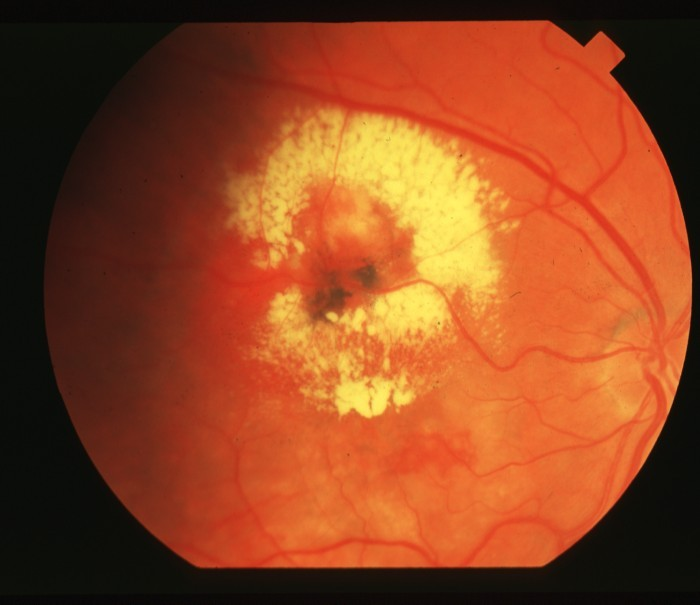
%> input picture Database/11.jpg, 700 x 605 px, given in place of img2.bmp, which was not available
$ octave disc1.m   (GNU Octave 9; MATLAB toolbox functions it lacks are replaced by stand-ins)
%> lines starting %> are read from the running program, lines starting %| are printed output that depends on the picture; in (x1, y1, x2, y2) boxes, pixels count from 0 and x2, y2 are one past the last pixel; in counts of white or black regions, pixels touching at a corner belong together; the program's own positions count from 1; pictures that were not available may be replaced by others from this repository, and a replacement may not be noted
%%%%%%%%%%%%%%%%%%% optic disc detection%%%%%%%%%%%%%%%%%%%%%
a=imread('img2.bmp');
%> a is the input picture: size 605x700x3 uint8; mean R, G, B 142.8, 69.3, 33.6
b=imresize(a,[768 576]);
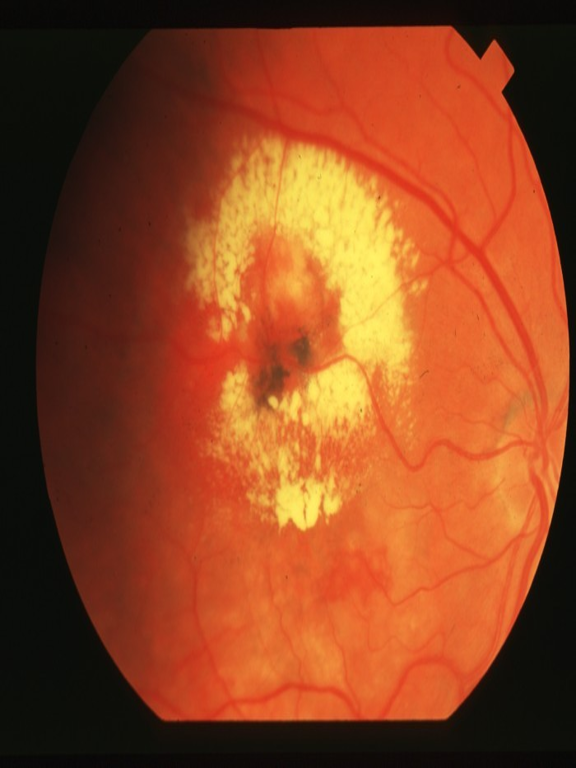
%> b: size 768x576x3 uint8; mean R, G, B 142.8, 69.3, 33.6
figure,
imshow(b);
title('Original image');
input=b(:,:,2);
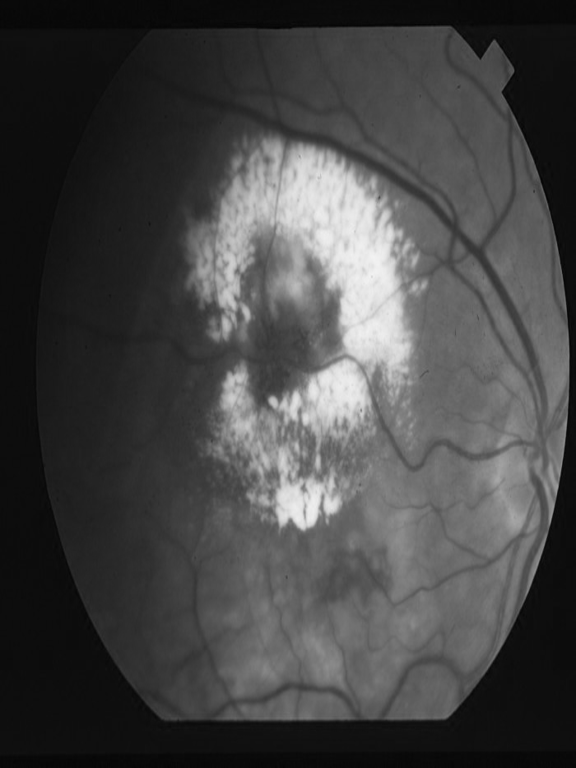
%> input: size 768x576 uint8; min 3, max 242, mean 69.3
filtered=medfilt2(input,[5 5]);
figure,
imshow(filtered);
title('Filtered image');
% B1 = strel('disk',2);
B2= strel('disk',10);
Dilated=imdilate(filtered,B2);
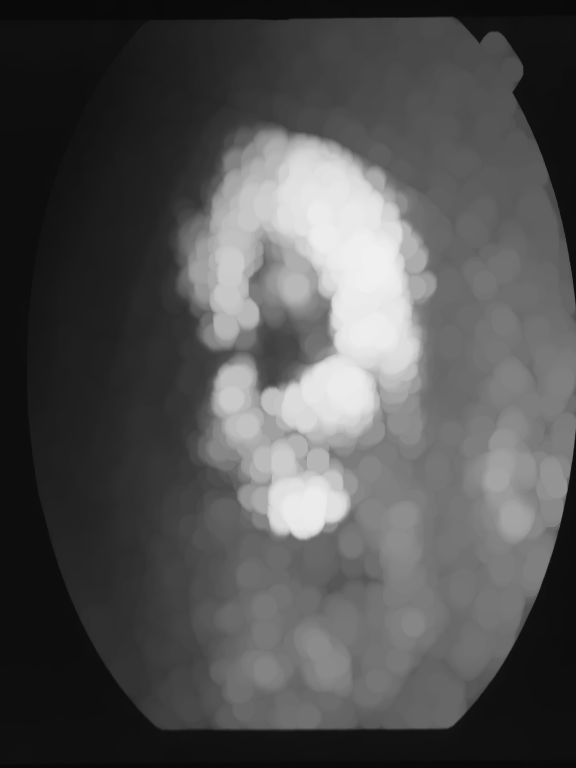
%> Dilated: size 768x576 uint8; min 8, max 240, mean 81.9
figure;imshow(Dilated,[]);
Eroded=imerode(Dilated,B2);
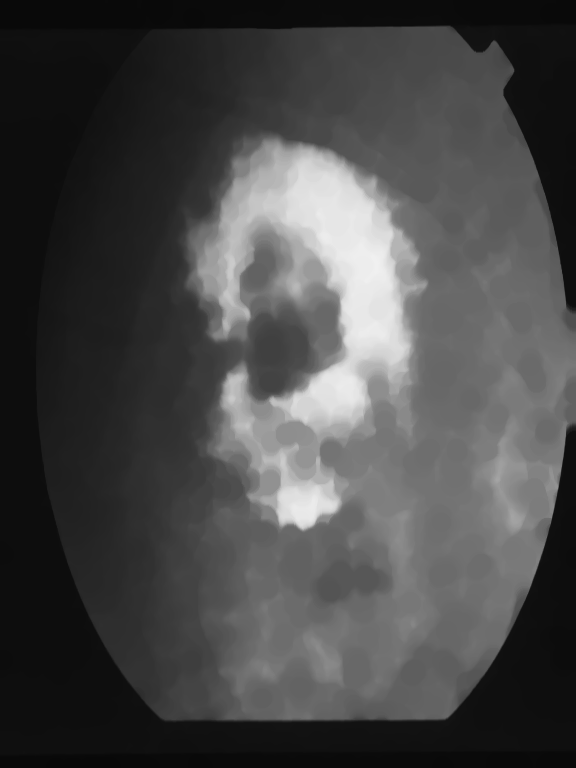
%> Eroded: size 768x576 uint8; min 8, max 240, mean 72.3
figure;imshow(Eroded,[]);
% pixval on;
[r c]= size(Eroded);
%> r = 768; c = 576
im1=Eroded;
for i=1:r
    for j=1:c
        xx=im1(i,j);
        if xx >=200
            im1(i,j)=255;
        else
            im1(i,j)=0;
        end
    end
end
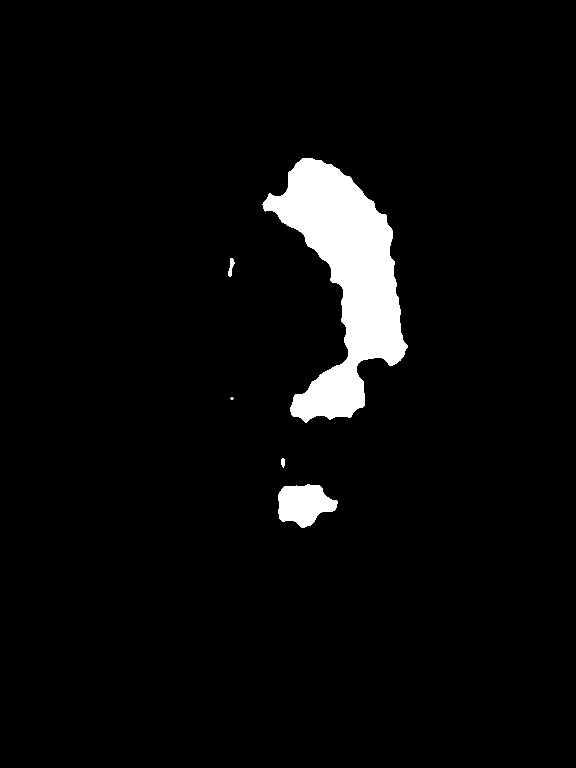
%> im1: size 768x576 uint8; 4.3% white; 5 white regions (1 under 20 px), largest, box (x1, y1, x2, y2) and area: (262, 158, 408, 423) 17145, (278, 484, 338, 528) 1792, (228, 258, 235, 277) 70, (281, 458, 285, 468) 32
figure;imshow(im1);

$ run again, on Database/12.jpg
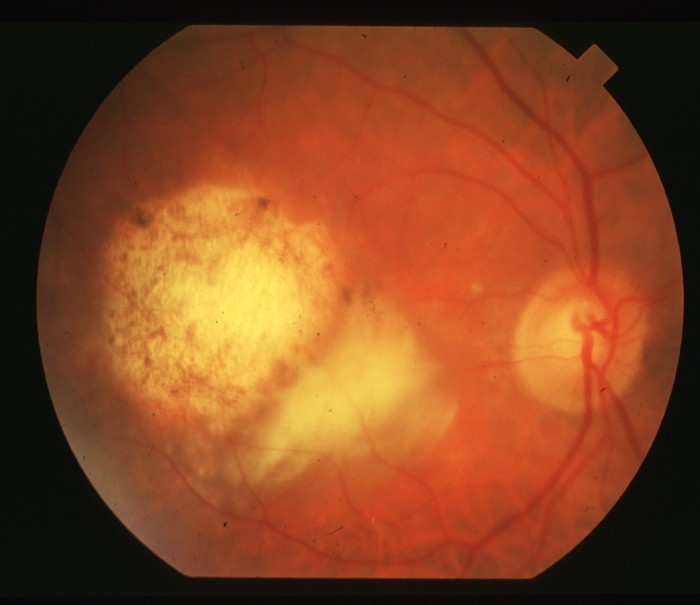
%> input picture Database/12.jpg, 700 x 605 px, given in place of img2.bmp, which was not available
%> a is the input picture: size 605x700x3 uint8; mean R, G, B 133.4, 70.2, 34.7
%> `Dilated=imdilate(filtered,B2);`:
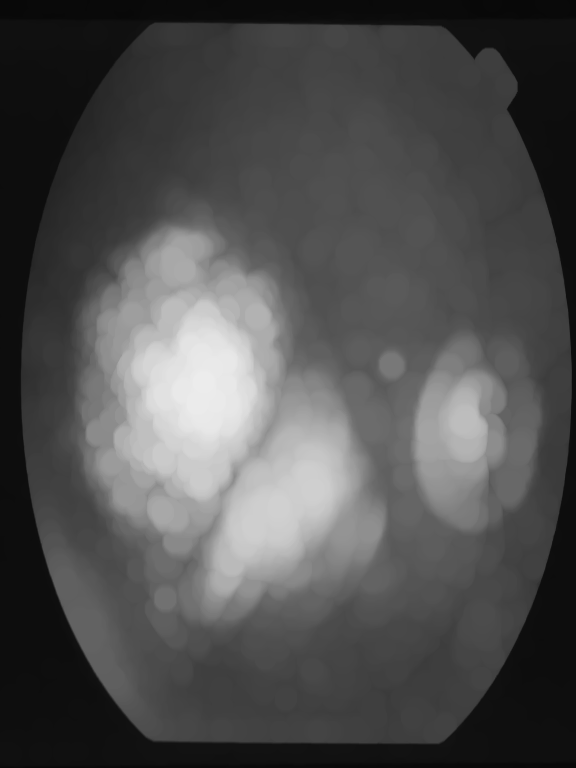
%> Dilated: size 768x576 uint8; min 8, max 236, mean 79.6
%> after the loop `for i=1:r`:
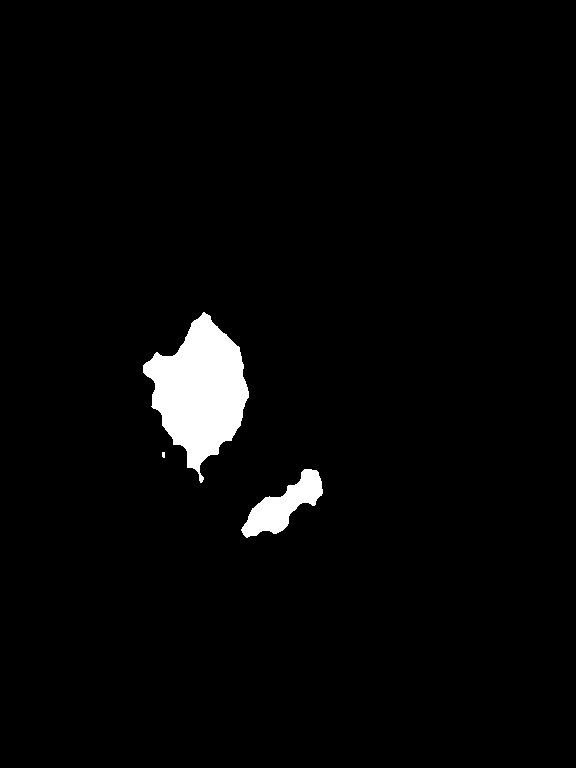
%> im1: size 768x576 uint8; 2.8% white; 3 white regions (1 under 20 px), largest, box (x1, y1, x2, y2) and area: (143, 312, 249, 483) 9898, (241, 469, 323, 538) 2398

$ run again, on Database/13.jpg
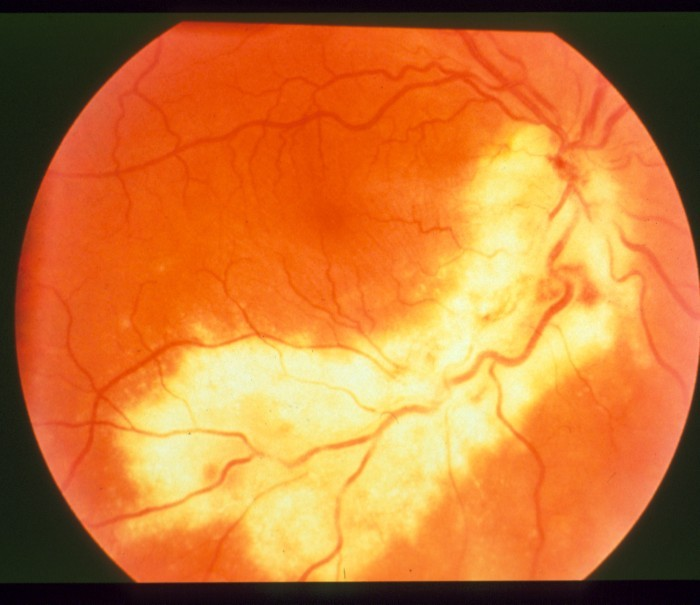
%> input picture Database/13.jpg, 700 x 605 px, given in place of img2.bmp, which was not available
%> a is the input picture: size 605x700x3 uint8; mean R, G, B 198.9, 119.4, 52.8
%> `Eroded=imerode(Dilated,B2);`:
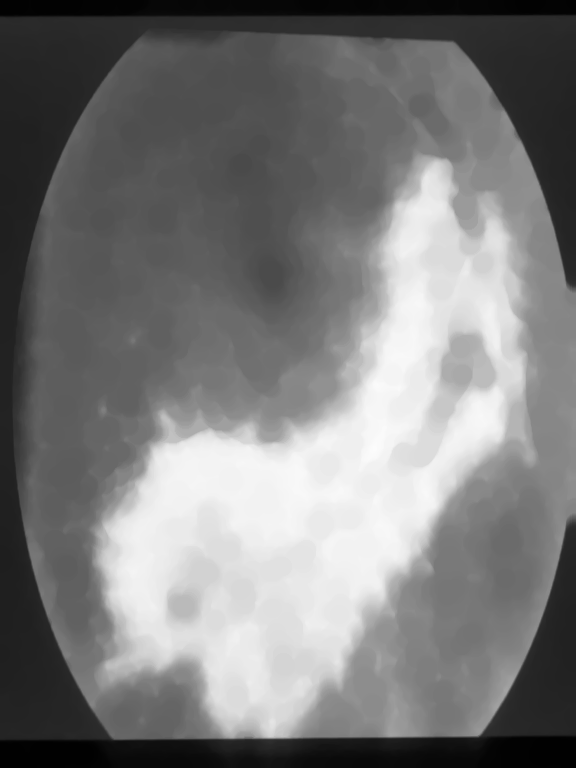
%> Eroded: size 768x576 uint8; min 1, max 252, mean 122.9
%> after the loop `for i=1:r`:
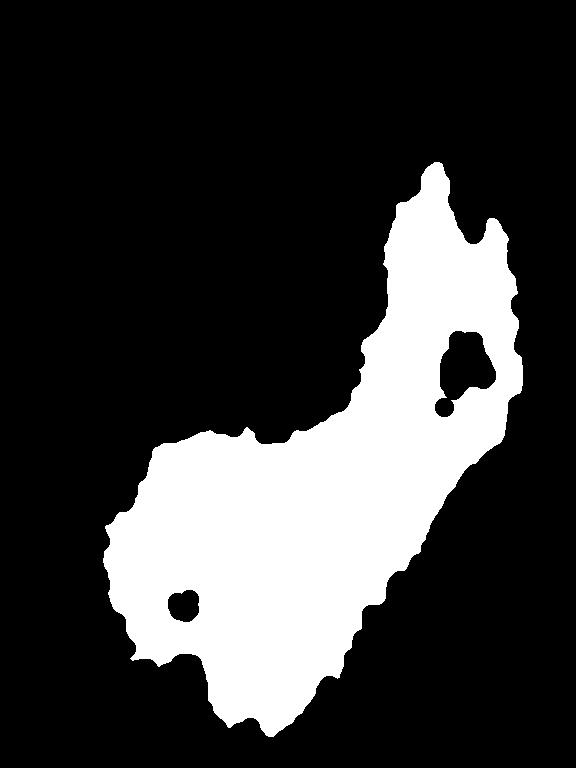
%> im1: size 768x576 uint8; 22.8% white; 1 white region, box (x1, y1, x2, y2) and area: (103, 162, 523, 737) 100778
